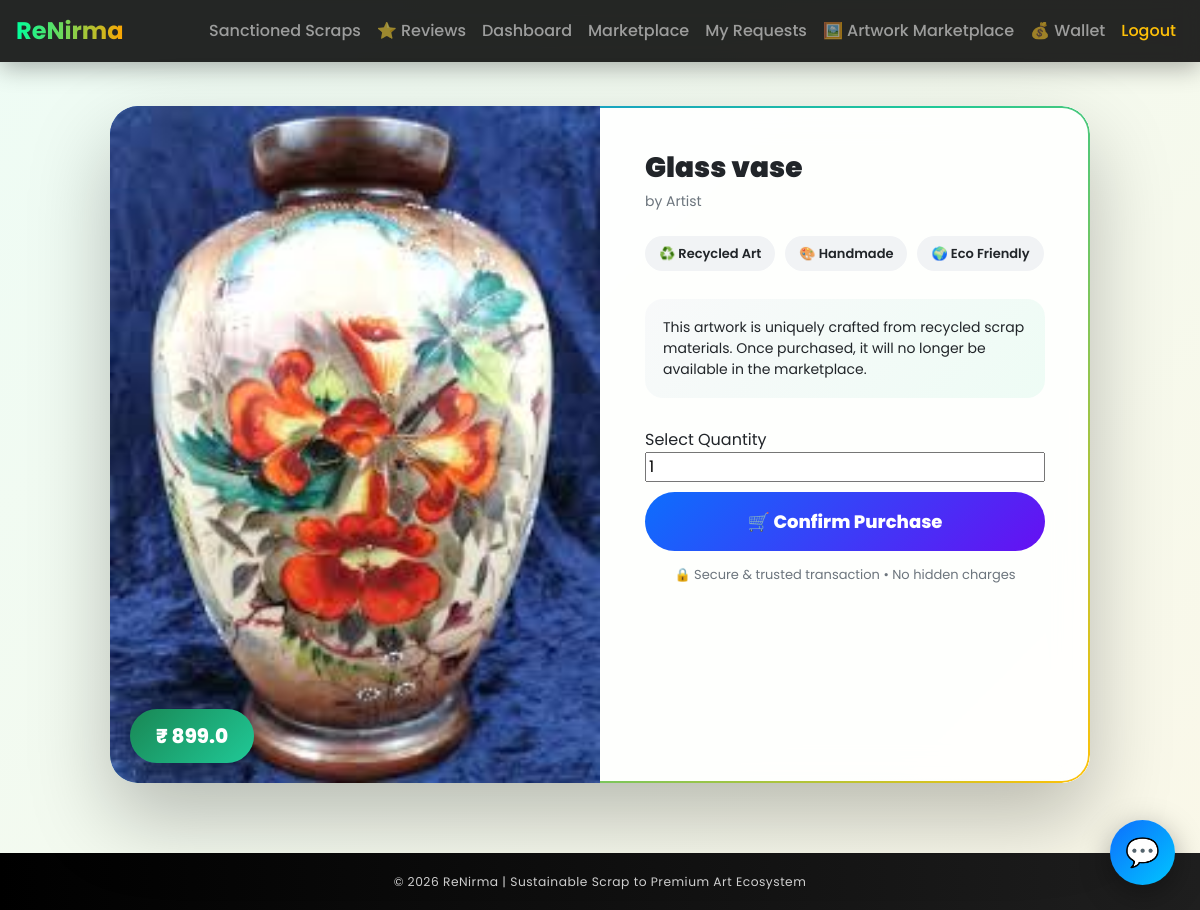
Page /orders/buy/2/ (signed in) on the committed database.
### artist/models.py (models this page shows, shortened)
class Artwork(models.Model):
    artist = models.ForeignKey(
        settings.AUTH_USER_MODEL,
        on_delete=models.CASCADE,
        related_name="artworks"
    )
    scrap = models.ForeignKey(
        "scrap.Scrap",
        on_delete=models.SET_NULL,
        null=True,
        blank=True
    )
    title = models.CharField(max_length=200)
    description = models.TextField(blank=True)
    price = models.FloatField()
    image = models.ImageField(upload_to="artworks/", null=True, blank=True)
    is_active = models.BooleanField(default=True)   # ✅ YE LINE ADD KARO
    quantity = models.PositiveIntegerField(default=1)
    created_at = models.DateTimeField(auto_now_add=True)

### accounts/models.py (models this page shows, shortened)
class CustomUser(AbstractUser):
    ROLE_CHOICES = (
        ('user', 'User'),
        ('dealer', 'Dealer'),
        ('artist', 'Artist'),
    )
    role = models.CharField(
        max_length=20,
        choices=ROLE_CHOICES,
        default="user"
    )
    phone = models.CharField(max_length=15, blank=True, null=True)
    language = models.CharField(max_length=10, default="en")

### orders/views.py (the view, shortened to what this page needs)
# urls.py: path("buy/<int:artwork_id>/", views.buy_product, name="buy_product"),
@login_required
def buy_product(request, artwork_id):
    artwork = get_object_or_404(Artwork, id=artwork_id)
    client = razorpay.Client(
        auth=(settings.RAZORPAY_KEY_ID, settings.RAZORPAY_KEY_SECRET)
    )
    return render(
        request,
        "orders/buy_artwork.html",
        {"artwork": artwork}
    )

### templates/orders/buy_artwork.html (shortened to what this page needs)
{% extends "base.html" %}
{% block content %}
<div class="buy-wrapper">
    <div class="buy-card row g-0">
        <div class="col-md-6 art-preview">
            {% if artwork.image %}
                <img src="{{ artwork.image.url }}">
            {% else %}
                <img src="https://via.placeholder.com/500x500?text=Artwork">
            {% endif %}
            <div class="price-tag">
                ₹ {{ artwork.price }}
            </div>
        </div>
        <div class="col-md-6">
            <div class="buy-content">
                <h3>{{ artwork.title }}</h3>
                <div class="artist-name">
                    by {{ artwork.artist.username }}
                </div>
                <div class="chips">
                    <div class="chip">♻️ Recycled Art</div>
                    <div class="chip">🎨 Handmade</div>
                    <div class="chip">🌍 Eco Friendly</div>
                </div>
                <div class="info-box">
                    This artwork is uniquely crafted from recycled scrap materials.
                    Once purchased, it will no longer be available in the marketplace.
                </div>
                <form method="POST">
                    <label>Select Quantity</label>
                    <input type="number"
                        name="quantity"
                        min="1"
                        max="{{ artwork.quantity }}"
                        value="1"
                        required>
                <form method="post">
                    <button type="submit"
                            class="btn btn-primary w-100 confirm-btn">
                        🛒 Confirm Purchase
                    </button>
                </form>
                </form>
                <div class="secure-text">
                    🔒 Secure & trusted transaction • No hidden charges
                </div>
            </div>
        </div>
    </div>
</div>
{% endblock %}

### templates/base.html (style rules this page uses)
body { font-family: 'Poppins', sans-serif; background: linear-gradient(135deg,#9cffdb,#ceff74); min-height: 100vh; overflow-x: hidden; }
* { box-sizing: border-box; }
img { max-width: 100%; height: auto; }
input, select, textarea { width: 100%; max-width: 100%; }
body { overflow-x: hidden; }

### templates/orders/buy_artwork.html (style rules this page uses)
body { background: linear-gradient(-45deg, #eefcf5, #f4f7ff, #fef6e4, #eefcf5); background-size: 400% 400%; animation: gradientBG 12s ease infinite; }
.buy-wrapper { display: flex; justify-content: center; align-items: center; min-height: 85vh; padding: 20px; }
.buy-card { position: relative; background: rgba(255,255,255,0.88); backdrop-filter: blur(16px); border-radius: 28px; box-shadow: 0 35px 80px rgba(0,0,0,0.25); overflow: hidden; max-width: 980px; width: 100%; animation: popIn 0.9s ease forwards; }
.buy-card::before { content: ""; position: absolute; inset: 0; padding: 2px; border-radius: 28px; background: linear-gradient(135deg, #0d6efd, #20c997, #ffc107); mask: linear-gradient(#fff 0 0) content-box, linear-gradient(#fff 0 0); mask-composite: exclude; -webkit-mask: linear-gradient(#fff 0 0) content-box, linear-gradient(#fff 0 0); -webkit-mask-composite: xor; pointer-events: none; }
.art-preview { position: relative; overflow: hidden; }
.art-preview img { width: 100%; height: 100%; object-fit: cover; transition: transform 0.8s ease; }
.price-tag { position: absolute; bottom: 20px; left: 20px; background: linear-gradient(135deg, #198754, #20c997); color: #fff; padding: 12px 26px; border-radius: 40px; font-weight: 800; font-size: 20px; box-shadow: 0 12px 30px rgba(0,0,0,0.35); }
.buy-content { padding: 45px; }
.buy-content h3 { font-weight: 900; margin-bottom: 6px; }
.artist-name { color: #6c757d; margin-bottom: 24px; font-size: 14px; }
.chips { display: flex; flex-wrap: wrap; gap: 10px; margin-bottom: 28px; }
.chip { background: #f1f3f5; padding: 8px 14px; border-radius: 20px; font-size: 13px; font-weight: 600; }
.info-box { background: linear-gradient(135deg, #f8f9fa, #eefcf5); border-radius: 18px; padding: 18px; margin-bottom: 30px; font-size: 14px; }
.confirm-btn { border-radius: 50px; padding: 16px; font-size: 18px; font-weight: 800; background: linear-gradient(135deg, #0d6efd, #6610f2); border: none; transition: all 0.3s ease; position: relative; overflow: hidden; margin-top: 10px; }
.confirm-btn::after { content: ""; position: absolute; top: 0; left: -120%; width: 120%; height: 100%; background: linear-gradient( 120deg, transparent, rgba(255,255,255,0.5), transparent ); transition: all 0.7s ease; }
.secure-text { font-size: 13px; color: #6c757d; margin-top: 14px; text-align: center; }

### rows in the picture
Artwork: image (picture), price "899.0", title "Glass vase", artist.username "Artist", quantity "1"
